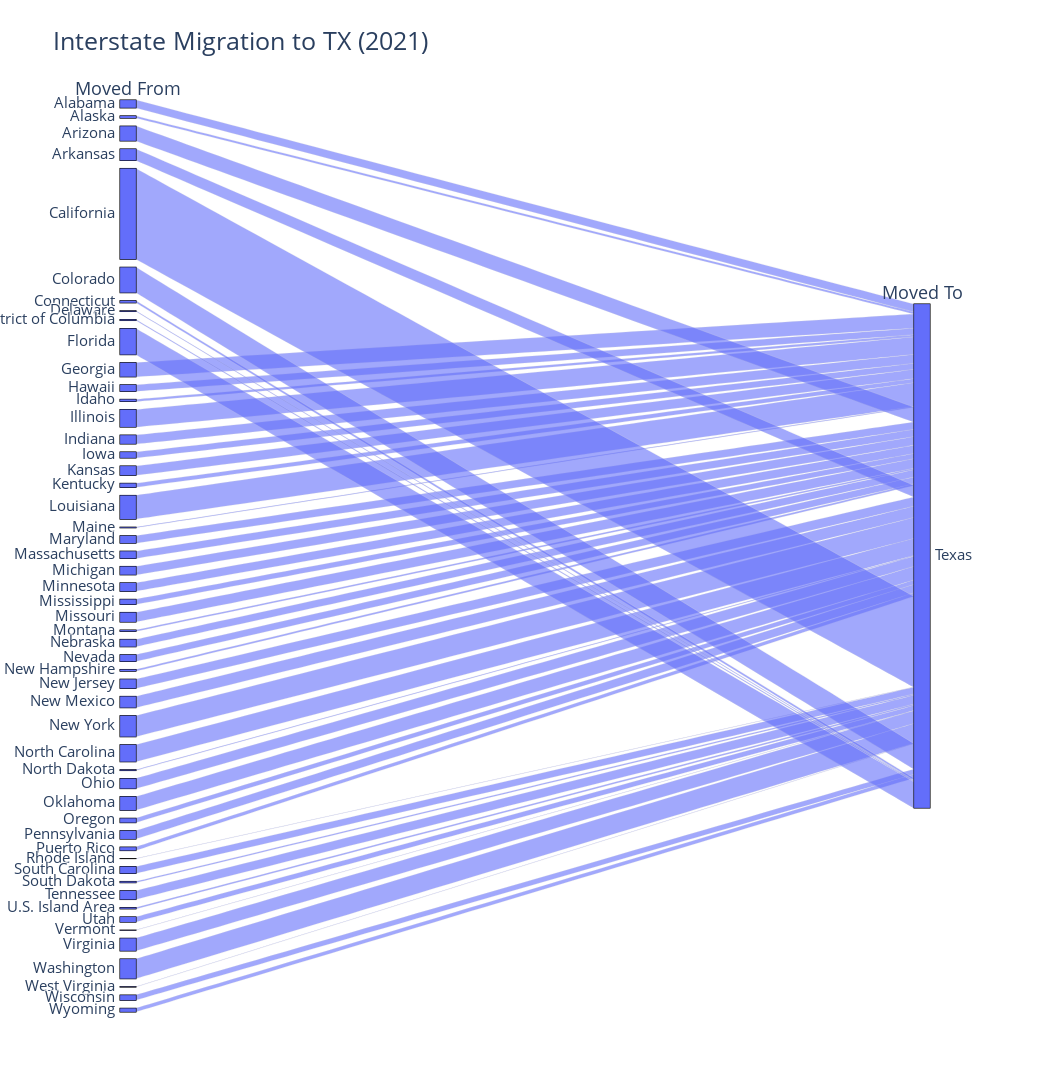

Notebook code for this chart:
### Code cell
fig = go.Figure(go.Parcats(
    dimensions=[
        {'label': 'Moved From', 'values': tx_migration_2021_df['moved_from']},
        {'label': 'Moved To', 'values': tx_migration_2021_df['moved_to']},
    ],
    counts=tx_migration_2021_df['estimate'],
))

fig.update_layout(title_text="Interstate Migration to TX (2021)",
                height = 1200,
                width=1050,
                font_size=18)

fig.show()

### Figure 1 — Plotly figure (JSON) as saved in the notebook; plotly's stock layout.template omitted (floating-point values rounded to 4 significant figures)
{"data": [{"counts": [9389, 2587, 17609, 13613, 107546, 30262, 2506, 756, 1198, 31023, 16781, 7668, 2551, 20819, 10573, 7124, 11039, 4865, 28130, 786, 8673, 8639, 10009, 9977, 6079, 11369, 1627, 8782, 7896, 2012, 10916, 13456, 24951, 20142, 904, 11942, 16116, 5287, 9920, 4180, 14, 8097, 1526, 10446, 1618, 6136, 178, 15079, 23438, 348, 6187, 4424], "dimensions": [{"label": "Moved From", "values": ["Alabama", "Alaska", "Arizona", "Arkansas", "California", "Colorado", "Connecticut", "Delaware", "District of Columbia", "Florida", "Georgia", "Hawaii", "Idaho", "Illinois", "Indiana", "Iowa", "Kansas", "Kentucky", "Louisiana", "Maine", "Maryland", "Massachusetts", "Michigan", "Minnesota", "Mississippi", "Missouri", "Montana", "Nebraska", "Nevada", "New Hampshire", "New Jersey", "New Mexico", "New York", "North Carolina", "North Dakota", "Ohio", "Oklahoma", "Oregon", "Pennsylvania", "Puerto Rico", "Rhode Island", "South Carolina", "South Dakota", "Tennessee", "U.S. Island Area", "Utah", "Vermont", "Virginia", "Washington", "West Virginia", "Wisconsin", "Wyoming"]}, {"label": "Moved To", "values": ["Texas", "Texas", "Texas", "Texas", "Texas", "Texas", "Texas", "Texas", "Texas", "Texas", "Texas", "Texas", "Texas", "Texas", "Texas", "Texas", "Texas", "Texas", "Texas", "Texas", "Texas", "Texas", "Texas", "Texas", "Texas", "Texas", "Texas", "Texas", "Texas", "Texas", "Texas", "Texas", "Texas", "Texas", "Texas", "Texas", "Texas", "Texas", "Texas", "Texas", "Texas", "Texas", "Texas", "Texas", "Texas", "Texas", "Texas", "Texas", "Texas", "Texas", "Texas", "Texas"]}], "type": "parcats"}], "layout": {"font": {"size": 18}, "height": 1200, "title": {"text": "Interstate Migration to TX (2021)"}, "width": 1050}}
